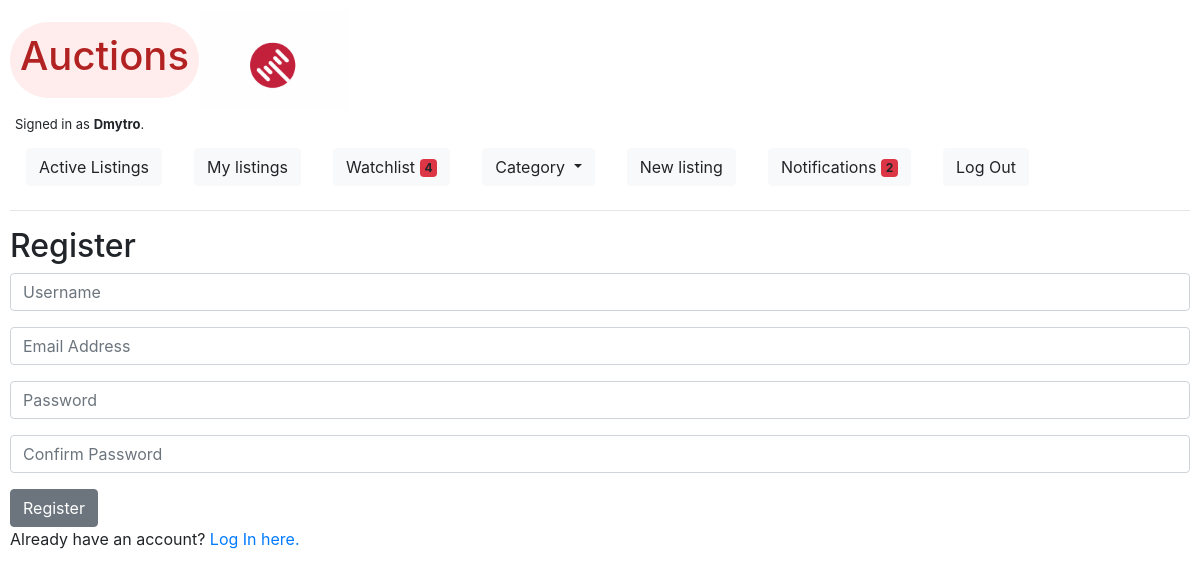
The app's page /register (signed in), older data.
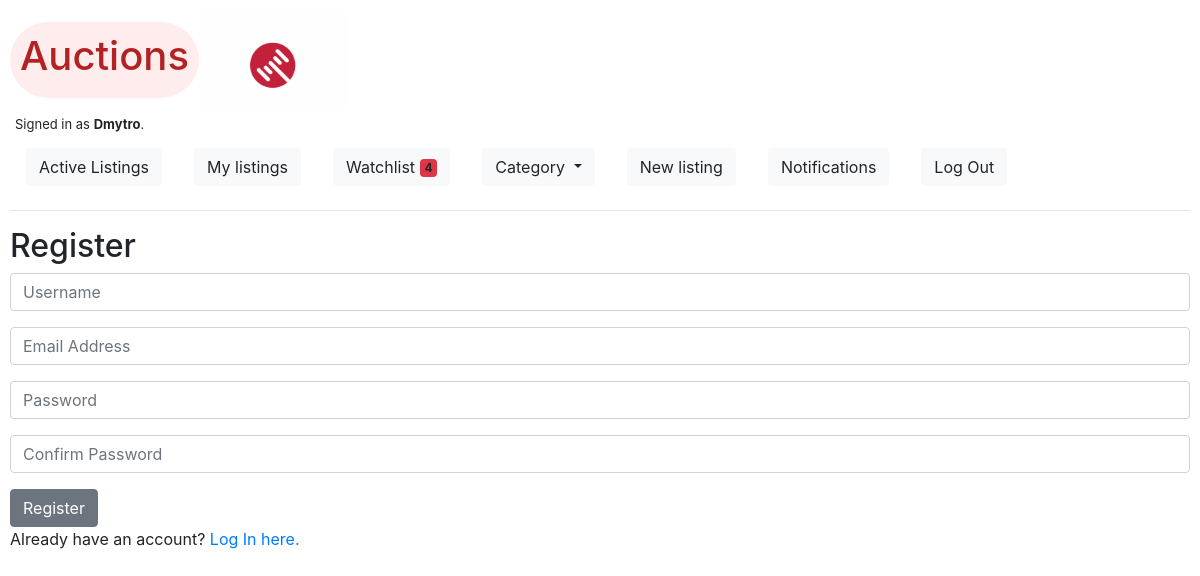
The same page, newer data.
### auctions/models.py (models this page shows)
class User(AbstractUser):
    pass

### auctions/views.py (the view)
# urls.py: path("register", views.register, name="register"),
def register(request):
    if request.method == "POST":
        username = request.POST["username"]
        email = request.POST["email"]
        password = request.POST["password"]
        confirmation = request.POST["confirmation"]
        if password != confirmation:
            return render(request, "auctions/register.html", {
                "message": "Passwords must match."
            })
        try:
            user = User.objects.create_user(username, email, password)
            user.save()
        except IntegrityError:
            return render(request, "auctions/register.html", {
                "message": "Username already taken."
            })
        login(request, user)
        return HttpResponseRedirect(reverse("index"))
    else:
        return render(request, "auctions/register.html")

### auctions/templates/auctions/register.html (shortened to what this page needs)
{% extends "auctions/layout.html" %}
{% block body %}
    <h2>Register</h2>
    <form action="{% url 'register' %}" method="post">
        <div class="form-group">
            <input class="form-control" autofocus type="text" name="username" placeholder="Username">
        </div>
        <div class="form-group">
            <input class="form-control" type="email" name="email" placeholder="Email Address">
        </div>
        <div class="form-group">
            <input class="form-control" type="password" name="password" placeholder="Password">
        </div>
        <div class="form-group">
            <input class="form-control" type="password" name="confirmation" placeholder="Confirm Password">
        </div>
        <input class="btn btn-secondary" type="submit" value="Register">
    </form>
    Already have an account? <a href="{% url 'login' %}">Log In here.</a>
{% endblock %}

### auctions/templates/auctions/layout.html (shortened to what this page needs)
{% load static %}
<!DOCTYPE html>
<html lang="en">
    <head>
        <link rel="stylesheet" href="https://stackpath.bootstrapcdn.com/bootstrap/4.4.1/css/bootstrap.min.css">
        <link rel="stylesheet" href="{% static 'auctions/styles.css' %}">
        <link rel="stylesheet" href="{% static 'auctions/color.css' %}">
        <script src="https://cdn.jsdelivr.net/npm/bootstrap@5.0.0-beta1/dist/js/bootstrap.min.js"></script>    </head>
    <body class="auctions">
        <div class="title">
            <div id="auction_logo"><h1>Auctions</h1></div>
            <div class="gif"></div>
        </div>
        <div id="is_authenticated">
            {% if user.is_authenticated %}
                Signed in as <strong>{{ user.username }}</strong>.
            {% else %}
                Not signed in.
            {% endif %}
        </div>
        <ul class="nav">
                <li class="nav-item">
                    <a class="nav-link" href="{% url 'index' %}">
                        <button type="button" class="btn btn-light">
                            Active Listings
                        </button>
                    </a>
                </li>
                {% if user.is_authenticated %}
                    <li class="nav-item">
                        <a class="nav-link" href="{% url 'my_listings' %}">
                            <button type="button" class="btn btn-light">
                                My listings
                            </button>
                        </a>
                    </li>
                    <li class="nav-item">
                        <a class="nav-link" href="{% url 'watchlist' %}">
                            <button type="button" class="btn btn-light">
                                Watchlist <span class="badge bg-danger">{% if request.user.watch.count != 0 %} {{ request.user.watch.count }} {% endif %}</span>
                              </button></a>
                    </li>
                    <li class="nav-item">
                        <div class="nav-link">
                            <a class="btn btn-light dropdown-toggle" href="#" role="button" id="dropdownMenuLink" data-toggle="dropdown" aria-haspopup="true" aria-expanded="false">
                            Category
                            </a>
                        </div>
                    </li>
                    <li class="nav-item">
                        <a class="nav-link" href="{% url 'new_listing' %}">
                            <button type="button" class="btn btn-light">
                                New listing
                            </button>
                        </a>
                    </li>
                    <li class="nav-item">
                        <a class="nav-link" href="{% url 'notifications' %}">
                            <button type="button" class="btn btn-light">
                                Notifications <span class="badge bg-danger">{% if request.user.user_notifications.count != 0 %} {{ request.user.user_notifications.count }} {% endif %}</span>
                              </button></a>
                    </li>
                    <li class="nav-item">
                        <a class="nav-link" href="{% url 'logout' %}">
                            <button type="button" class="btn btn-light">
                                Log Out
                            </button>
                        </a>
                    </li>
                {% endif %}
        </ul>
        <hr>
        {% block body %}
        {% endblock %}
    </body>
</html>

Row changes from the older to the newer data that the page shows:
changed User "Dmytro": user.user_notifications.count "2" → (not shown)
